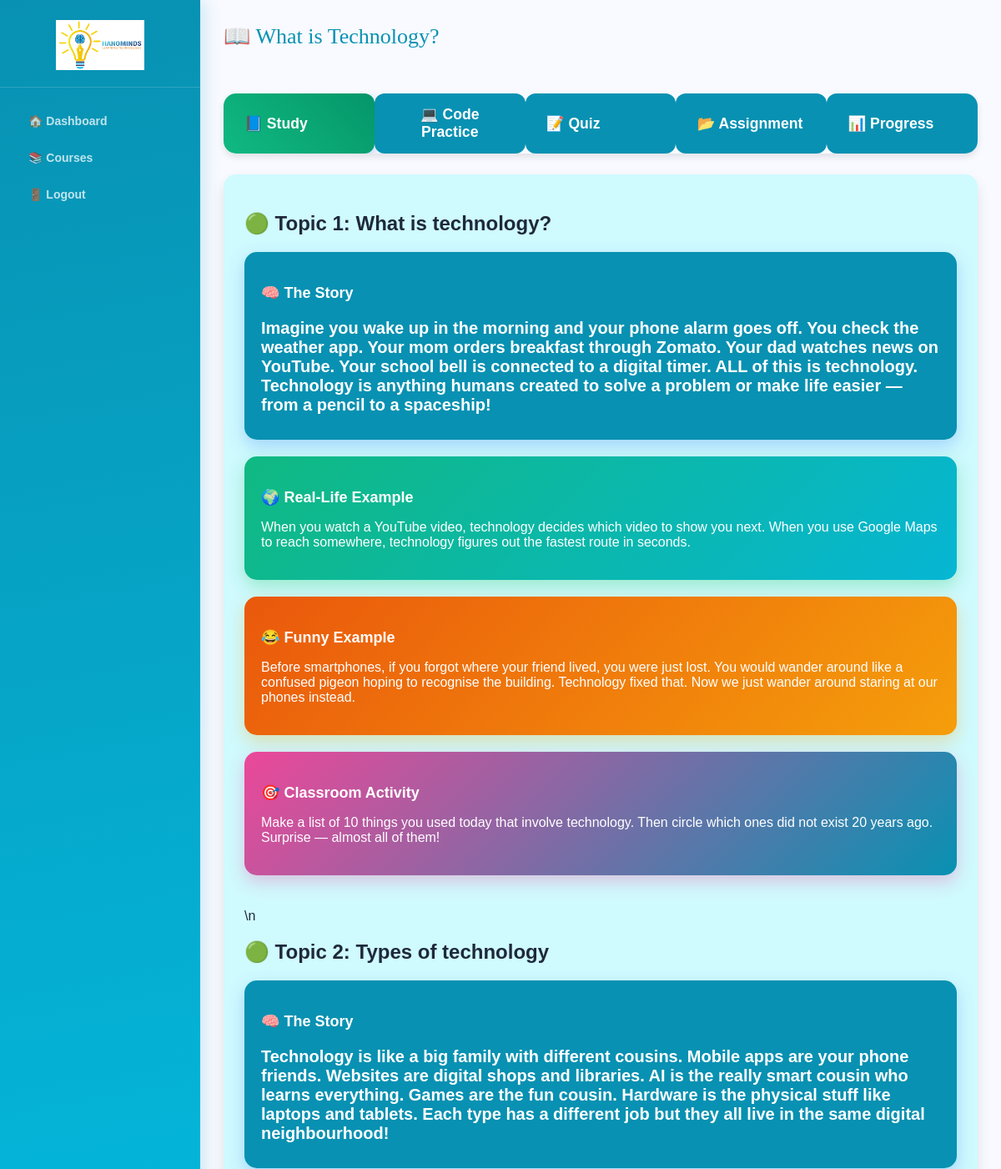
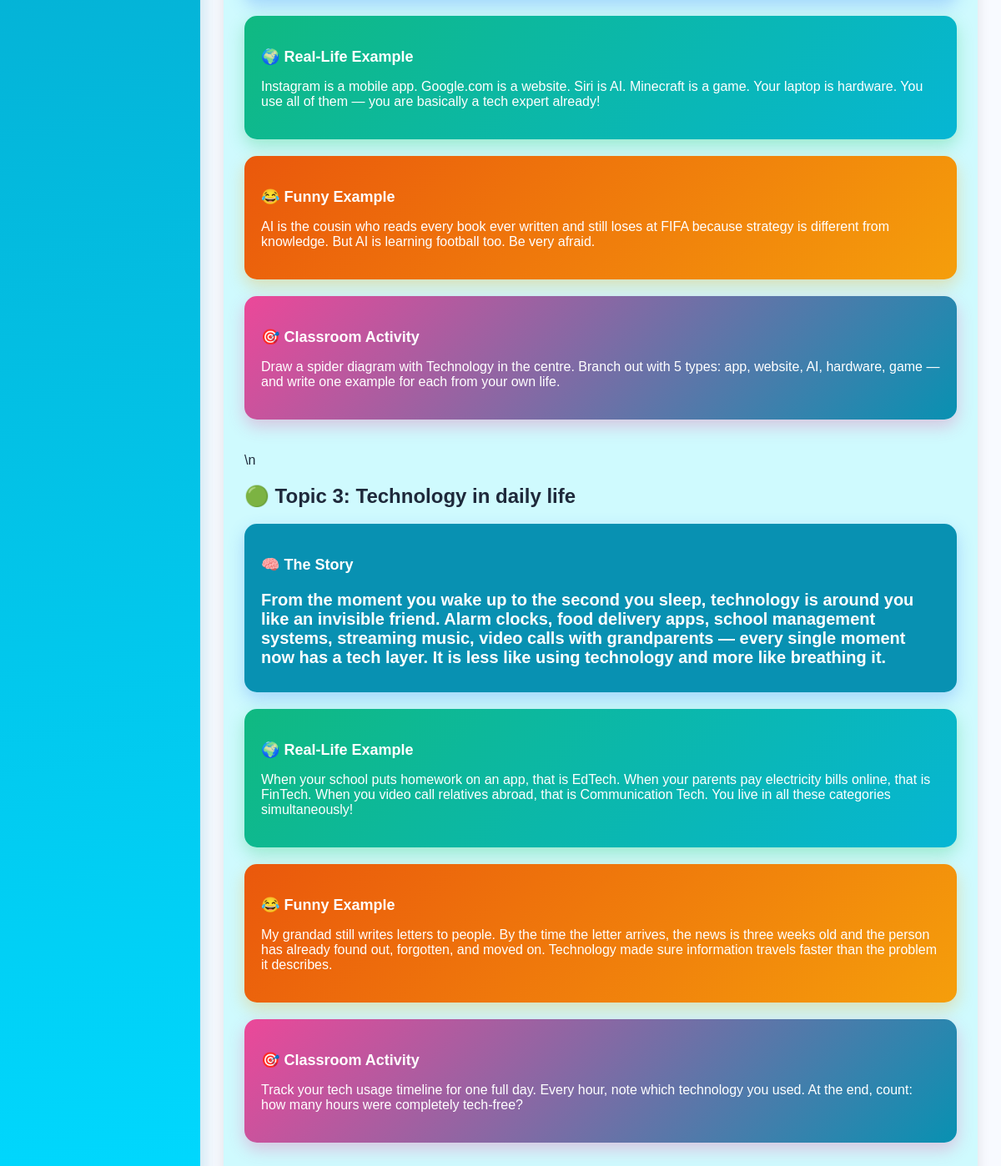
Screenshot of /module/10 (signed in) with the database file from the repository (2 pictures, top to bottom).
### models.py (models this page shows)
class Module(db.Model):
    id = db.Column(db.Integer, primary_key=True)
    course_id = db.Column(db.Integer, db.ForeignKey('course.id'), nullable=False)
    title = db.Column(db.String(100), nullable=False)
    order = db.Column(db.Integer, nullable=False)

class Lesson(db.Model):
    id = db.Column(db.Integer, primary_key=True)
    module_id = db.Column(db.Integer, db.ForeignKey('module.id'), nullable=False)
    content = db.Column(db.Text, nullable=False)

### app.py (the view)
@app.route('/module/<int:module_id>')
def module(module_id):
    if 'user_id' not in session:
        return redirect(url_for('login'))
    user = User.query.get(session['user_id'])
    if not user:
        session.pop('user_id', None)
        return redirect(url_for('login'))
    if user.role != 'student':
        return redirect(url_for('index'))
    mod = Module.query.get_or_404(module_id)
    lesson = Lesson.query.filter_by(module_id=module_id).first()
    quiz = Quiz.query.filter_by(module_id=module_id).first()
    assignment = Assignment.query.filter_by(module_id=module_id).first()
    progress = Progress.query.filter_by(user_id=user.id, module_id=module_id).first()
    questions = []
    if quiz:
        questions = Question.query.filter_by(quiz_id=quiz.id).all()
        for q in questions:
            q.options_list = json.loads(q.options)
    if progress:
        if check_completion(progress):
            db.session.commit()
    return render_template('module.html', module=mod, lesson=lesson, quiz=quiz, assignment=assignment, progress=progress, questions=questions)

### templates/module.html (shortened to what this page needs)
<!DOCTYPE html>
<html lang="en">
<head>
    <link rel="stylesheet" href="{{ url_for('static', filename='css/style.css') }}">
    <link rel="stylesheet" href="{{ url_for('static', filename='css/responsive.css') }}">
</head>
<body>
    <aside class="sidebar">
        <div class="sb-logo">
            <img src="{{ url_for('static', filename='images/logo.png') }}" alt="Hanominds Logo" style="max-width: 90%; height: auto; max-height: 60px; display: block; margin: 0 auto;">
        </div>
        <nav class="sb-nav">
            <a href="{{ url_for('student_dashboard') }}" class="sb-item">🏠 Dashboard</a>
            <a href="{{ url_for('student_dashboard') }}" class="sb-item">📚 Courses</a>
            <a href="{{ url_for('logout') }}" class="sb-item">🚪 Logout</a>
        </nav>
    </aside>
    <main class="main">
        <div class="topbar">
            <div class="topbar-title">📖 {{ module.title }}</div>
        </div>
        <div class="tabs">
            <button class="tab-button active" onclick="openTab('study')">📘 Study</button>
            <button class="tab-button" onclick="openTab('code')">💻 Code Practice</button>
            <button class="tab-button" onclick="openTab('quiz')">📝 Quiz</button>
            <button class="tab-button" onclick="openTab('assignment')">📂 Assignment</button>
            <button class="tab-button" onclick="openTab('progress')">📊 Progress</button>
        </div>
        <div id="study" class="tab-content">
            <div class="content">{{ lesson.content | safe }}</div>
        </div>
    </main>
</body>
</html>

### static/css/style.css (style rules this page uses)
:root { --blue: #0891B2; --blue-light: #CFFAFE; --blue-mid: #06B6D4; --yellow: #FBBF24; --yellow-dark: #F59E0B; --yellow-light: #FEF3C7; --green: #10B981; --green-light: #ECFDF5; --green-dark: #059669; --purple: #0891B2; --purple-light: #CFFAFE; --orange: #EA580C; --orange-light: #FFEDD5; --red: #EF4444; --red-light: #FEF2F2; --pink: #EC4899; --pink-light: #FDF2F8; --bg: #F8FAFF; --card: #FFFFFF; --text: #1E293B; --muted: #64748B; --radius: 16px; --radius-sm: 10px; --radius-lg: 24px; --shadow: 0 4px 20px rgba(8, 145, 178, 0.10); --shadow-lg: 0 8px 40px rgba(8, 145, 178, 0.15); --font-h: 'Fredoka One', cursive; --font-b: 'Nunito', sans-serif; }
body { font-family: var(--font-b); background: var(--bg); color: var(--text); min-height: 100vh; overflow-x: hidden; display: flex; flex-direction: row; margin: 0; padding: 0; }
.sidebar { width: 240px; min-height: 100vh; background: linear-gradient(170deg, #0891B2, #00D9FF); display: flex; flex-direction: column; padding: 0; position: fixed; left: 0; top: 0; bottom: 0; z-index: 100; box-shadow: 4px 0 20px rgba(8, 145, 178, 0.2); }
.main { margin-left: 240px; flex: 1; padding: 28px; min-height: 100vh; display: flex; flex-direction: column; width: calc(100% - 240px); position: relative; }
.sb-logo { padding: 24px 20px 20px; border-bottom: 1px solid rgba(255, 255, 255, 0.15); display: flex; align-items: center; gap: 12px; }
.sb-nav { flex: 1; padding: 20px; }
.sb-item { display: flex; align-items: center; gap: 12px; padding: 12px 14px; border-radius: var(--radius-sm); cursor: pointer; color: rgba(255, 255, 255, 0.75); font-size: 14px; font-weight: 700; transition: all .2s; text-decoration: none; border: none; background: none; width: 100%; text-align: left; margin-bottom: 4px; }
.topbar { display: flex; align-items: center; justify-content: space-between; margin-bottom: 28px; }
.topbar-title { font-family: var(--font-h); font-size: 26px; color: var(--blue); }
.tab-button { background: rgba(255, 255, 255, 0.8); border: 2px solid rgba(0, 0, 0, 0.1); padding: 12px 24px; border-radius: 12px; font-family: var(--font-b); font-weight: 600; cursor: pointer; transition: all 0.3s ease; display: flex; align-items: center; gap: 8px; }
.tab-button.active { background: linear-gradient(135deg, var(--blue), var(--purple)); color: white; border-color: var(--blue); box-shadow: 0 4px 14px rgba(37, 99, 235, 0.3); }
.tab-content { animation: fadeIn 0.3s ease-in-out; }
.lesson-content { margin-bottom: 40px; }
.explanation-box { background: linear-gradient(135deg, var(--blue), var(--purple)); color: white; padding: 20px; border-radius: 15px; margin-bottom: 20px; box-shadow: 0 8px 20px rgba(59, 130, 246, 0.3); }
.explanation-box h3 { color: white; margin-bottom: 10px; font-size: 18px; }
.explanation-box .big-text { font-size: 20px; font-weight: 700; margin-bottom: 10px; }
.example-box { background: linear-gradient(135deg, var(--green), #06B6D4); color: white; padding: 20px; border-radius: 15px; margin-bottom: 20px; box-shadow: 0 8px 20px rgba(34, 197, 94, 0.3); }
.example-box h3 { color: white; margin-bottom: 10px; font-size: 18px; }
.fun-box { background: linear-gradient(135deg, var(--orange), var(--yellow-dark)); color: white; padding: 20px; border-radius: 15px; margin-bottom: 20px; box-shadow: 0 8px 20px rgba(245, 158, 11, 0.3); }
.fun-box h3 { color: white; margin-bottom: 10px; font-size: 18px; }
.activity-box { background: linear-gradient(135deg, var(--pink), var(--purple)); color: white; padding: 20px; border-radius: 15px; margin-bottom: 20px; box-shadow: 0 8px 20px rgba(236, 72, 153, 0.3); }
.activity-box h3 { color: white; margin-bottom: 10px; font-size: 18px; }
.tabs { display: flex; margin: 25px 0; border-radius: 15px; overflow: hidden; box-shadow: 0 4px 8px rgba(0, 0, 0, 0.1); }
.tab-button { background: linear-gradient(45deg, var(--blue), var(--purple)); border: none; padding: 15px 25px; cursor: pointer; color: #fff; font-weight: bold; font-size: 1.1em; transition: background 0.3s; flex: 1; }
.tab-button.active { background: linear-gradient(45deg, var(--green), var(--green-dark)); }
.tab-content { background: linear-gradient(45deg, var(--blue-light), var(--purple-light)); padding: 25px; border-radius: 15px; box-shadow: 0 8px 16px rgba(0, 0, 0, 0.1); color: var(--text); }

### rows the page displays
Module: title "What is Technology?"
Lesson: content "🟢 Topic 1: What is technology? 🧠 The Story Imagine you wake up in the morning and your phone alarm goes off. You check the weather app. Your mom orders breakfast through Zomato. Your dad watches news on YouTube. Your school bell is connected to a digital timer. ALL of this is technology. Technology is anything humans created to solve a problem or make life easier — from a pencil to a spaceship! 🌍 Real-Life Example When you watch a YouTube video, technology decides which video to show you next. When you use Google Maps to reach somewhere, technology figures out the fastest route in seconds. 😂 Funny Example Before smartphones, if you forgot where your friend lived, you were just lost. You…"
